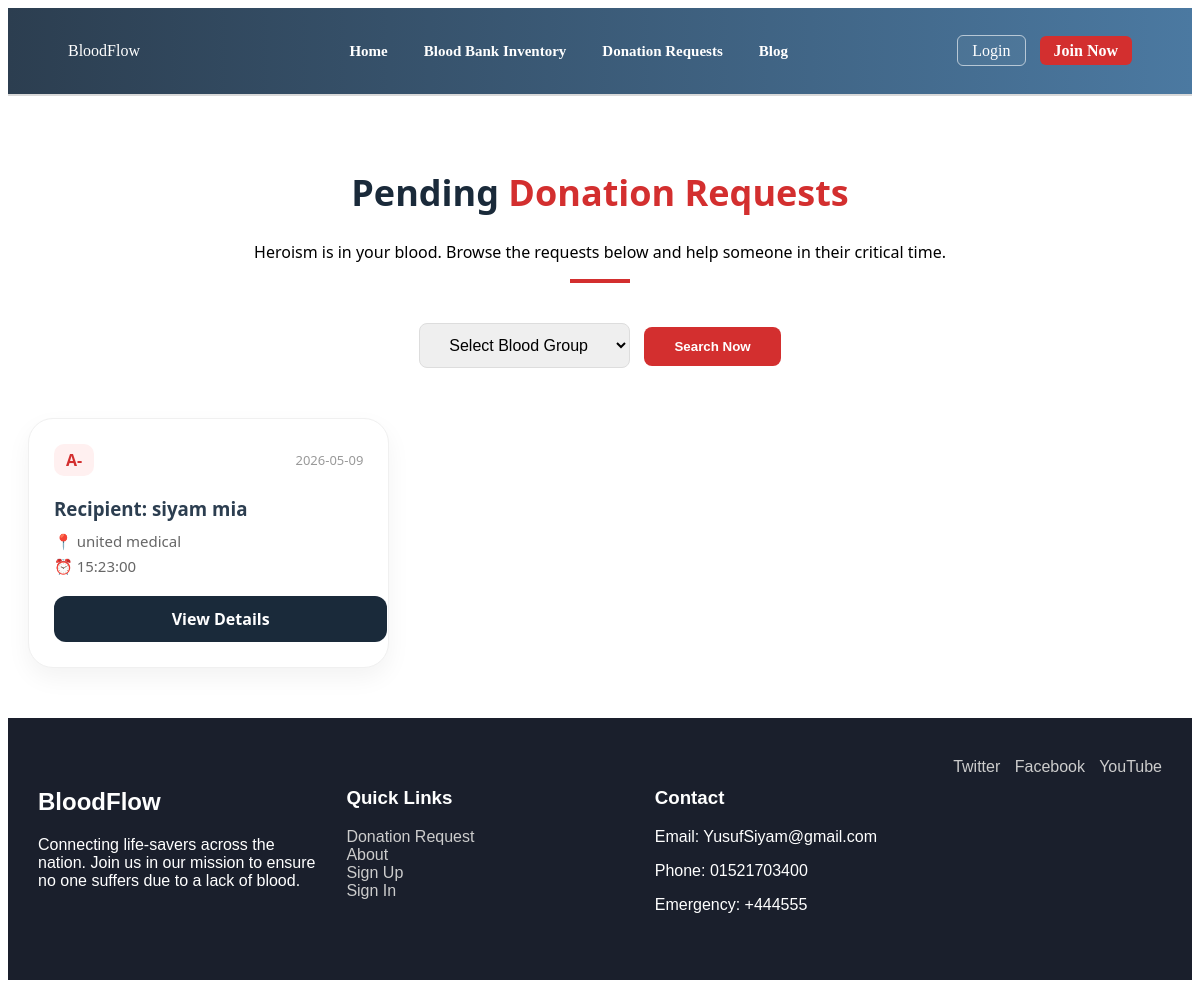
The page /search.php on the database as committed earlier.
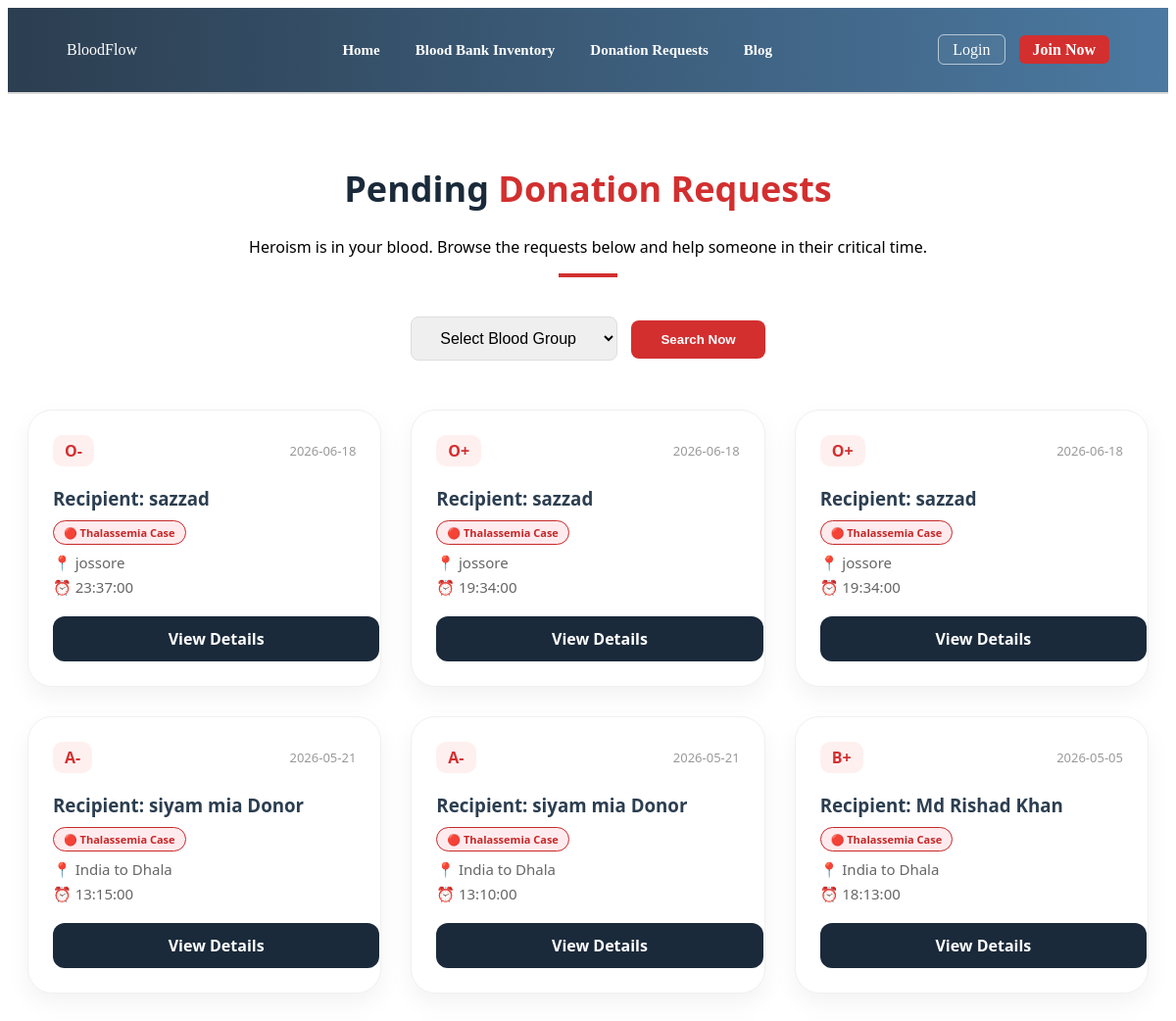
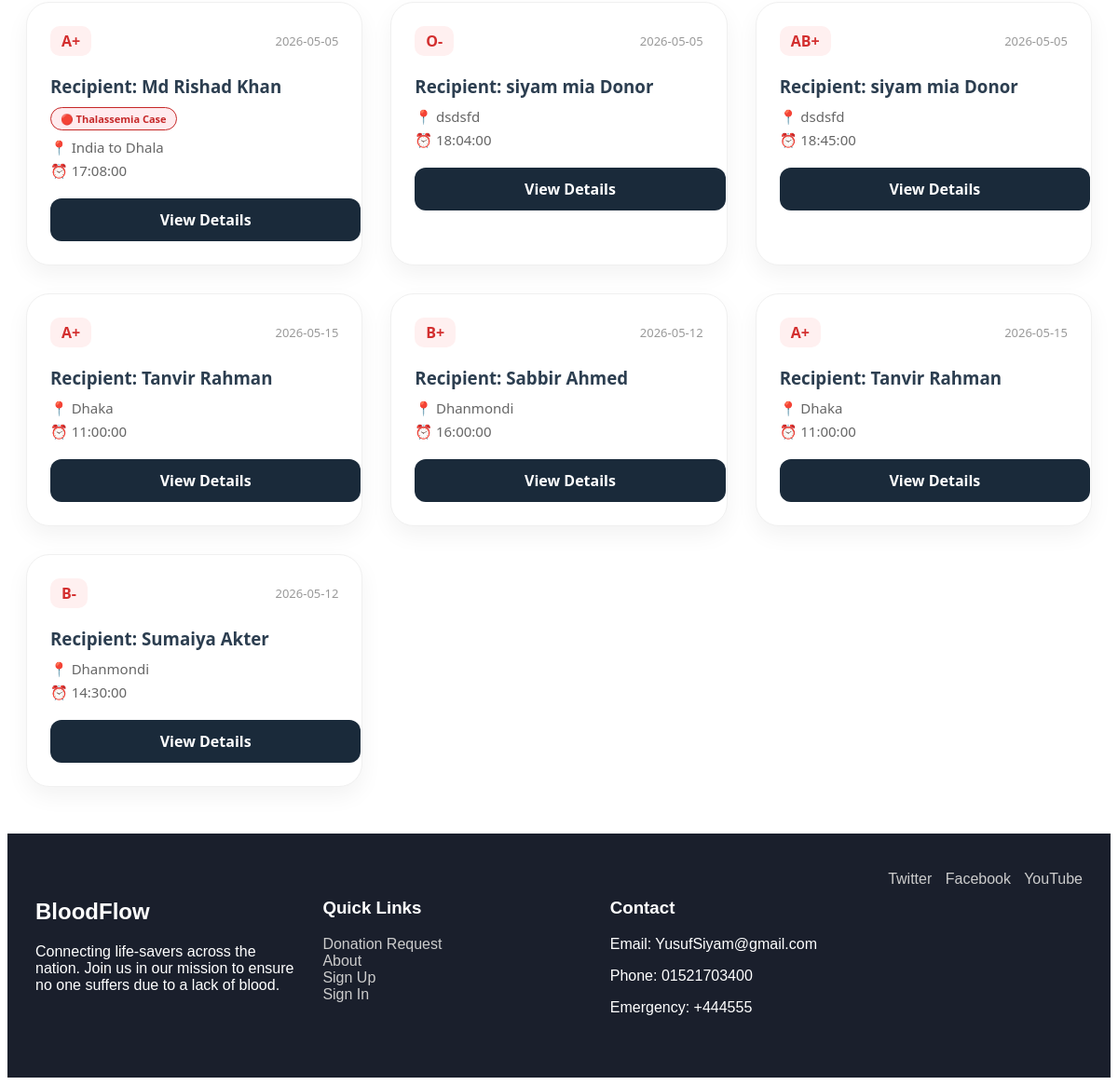
The same page on the database as committed later (2 pictures, top to bottom).
### tables this page shows
CREATE TABLE `requests` (
  `id` int(11) NOT NULL,
  `user_id` int(11) DEFAULT NULL,
  `recipient_name` varchar(100) NOT NULL,
  `blood_group` varchar(5) NOT NULL,
  `location` varchar(255) NOT NULL,
  `hospital` varchar(255) NOT NULL,
  `date` date NOT NULL,
  `time` time NOT NULL,
  `message` text DEFAULT NULL,
  `status` enum('pending','approved','accepted','verified','completed') DEFAULT 'pending',
  `is_thalassemia` int(1) DEFAULT 0,
  `created_at` timestamp NOT NULL DEFAULT current_timestamp(),
  `donor_name` varchar(100) DEFAULT NULL,
  `donor_contact` varchar(100) DEFAULT NULL
);

### search.php (the view, shortened to what this page needs)
<?php
include('config.php');
?>
<!DOCTYPE html>
<html lang="en">
<head>
    <link rel="stylesheet" href="search.css">
</head>
<body>
<?php include('navbar.php'); ?>
<div class="search-page-wrapper">
    <div class="search-header-section">
        <h1>Pending <span class="highlight">Donation Requests</span></h1>
        <p>Heroism is in your blood. Browse the requests below and help someone in their critical time.</p>
        <div class="header-line"></div>
    </div>
    <div class="search-filter-box">
        <form action="" method="GET">
            <select name="blood_group" required>
                <option value="">Select Blood Group</option>
            </select>
            <button type="submit" class="search-btn">Search Now</button>
        </form>
    </div>
    <div class="request-grid">
        <?php
        $query_condition = "WHERE status='approved'";
        $final_query = "SELECT * FROM requests $query_condition ORDER BY id DESC";
        $result = mysqli_query($conn, $final_query);
        if(mysqli_num_rows($result) > 0) {
            while($row = mysqli_fetch_array($result)) {
        ?>
                <div class="request-card">
                    <div class="card-top">
                        <span class="blood-tag"><?php echo $row['blood_group']; ?></span>
                        <span class="date-tag"><?php echo $row['date']; ?></span>
                    </div>
                    <div class="card-body">
                        <h3>Recipient: <?php echo $row['recipient_name']; ?></h3>
                        <?php if(isset($row['is_thalassemia']) && $row['is_thalassemia'] == 1): ?>
                            <div style="margin: 8px 0;">
                                <span class="thalassemia-badge" style="background: #ffebee; color: #c62828; padding: 4px 10px; border-radius: 20px; font-size: 11px; font-weight: bold; border: 1px solid #c62828; display: inline-block;">
                                    🔴 Thalassemia Case
                                </span>
                            </div>
                        <?php endif; ?>
                        <p>📍 <?php echo $row['location']; ?></p>
                        <p>⏰ <?php echo $row['time']; ?></p>
                    </div>
                    <div class="card-footer">
                        <?php if(isset($_SESSION['user_id'])): ?>
                            <a href="request_details.php?id=<?php echo $row['id']; ?>" class="view-details-btn">View Details</a>
                        <?php
                        else: ?>
                            <a href="login.php" class="view-details-btn" onclick="alert('Please login first to see the details!')">View Details</a>
                        <?php endif; ?>
                    </div>
                </div>
        <?php
            }
        } else {
            echo "<p class='no-data' style='grid-column: 1 / -1;'>No verified blood requests found for this category.</p>";
        }
        ?>
    </div>
</div>
<?php include('footer.php'); ?>
</body>
</html>

Rows that differ between the two databases and show on the page:
removed requests: blood_group "A-", date "2026-05-09", recipient_name "siyam mia", location "united medical", time "15:23:00"
added requests: blood_group "O-", date "2026-06-18", recipient_name "sazzad", is_thalassemia "🔴 Thalassemia Case", location "jossore", time "23:37:00"
added requests: blood_group "O+", date "2026-06-18", recipient_name "sazzad", is_thalassemia "🔴 Thalassemia Case", location "jossore", time "19:34:00"
added requests: blood_group "O+", date "2026-06-18", recipient_name "sazzad", is_thalassemia "🔴 Thalassemia Case", location "jossore", time "19:34:00"
added requests: blood_group "A-", date "2026-05-21", recipient_name "siyam mia Donor", is_thalassemia "🔴 Thalassemia Case", location "India to Dhala", time "13:15:00"
added requests: blood_group "A-", date "2026-05-21", recipient_name "siyam mia Donor", is_thalassemia "🔴 Thalassemia Case", location "India to Dhala", time "13:10:00"
added requests: blood_group "B+", date "2026-05-05", recipient_name "Md Rishad Khan", is_thalassemia "🔴 Thalassemia Case", location "India to Dhala", time "18:13:00"
added requests: blood_group "A+", date "2026-05-05", recipient_name "Md Rishad Khan", is_thalassemia "🔴 Thalassemia Case", location "India to Dhala", time "17:08:00"
added requests: blood_group "O-", date "2026-05-05", recipient_name "siyam mia Donor", location "dsdsfd", time "18:04:00"
added requests: blood_group "AB+", date "2026-05-05", recipient_name "siyam mia Donor", location "dsdsfd", time "18:45:00"
added requests: blood_group "A+", date "2026-05-15", recipient_name "Tanvir Rahman", location "Dhaka", time "11:00:00"
added requests: blood_group "B+", date "2026-05-12", recipient_name "Sabbir Ahmed", location "Dhanmondi", time "16:00:00"
added requests: blood_group "A+", date "2026-05-15", recipient_name "Tanvir Rahman", location "Dhaka", time "11:00:00"
now on this page (row edited): requests: blood_group "B-", date "2026-05-12", recipient_name "Sumaiya Akter", location "Dhanmondi", time "14:30:00"
